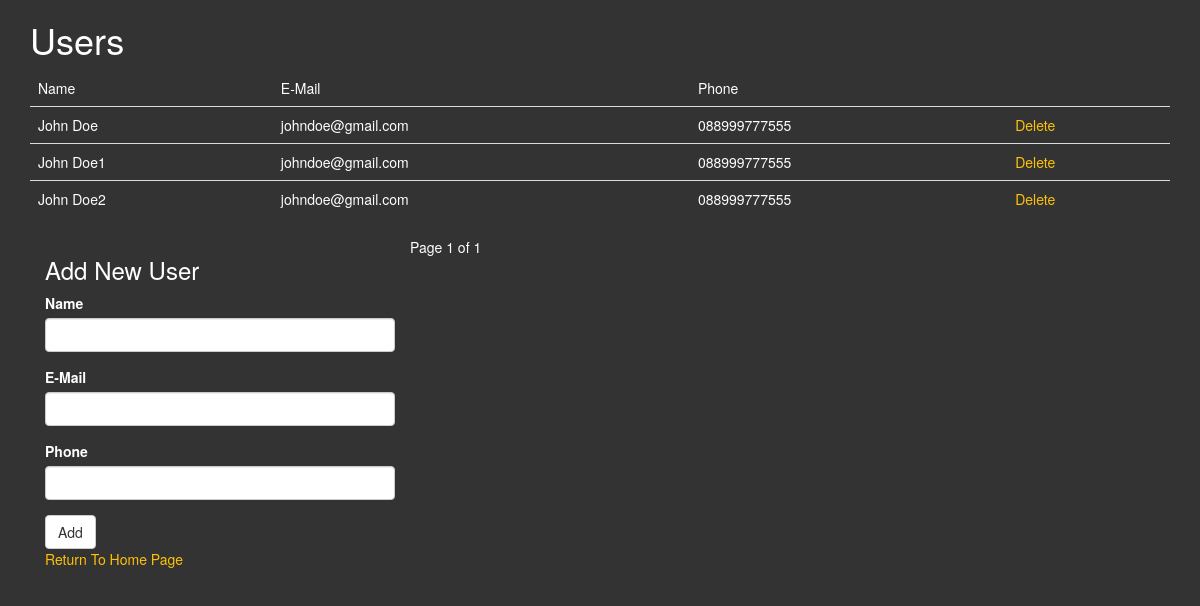
Screenshot of /users with the database file from the repository.
### main.py (models this page shows)
class User(db.Model):
    id = db.Column(db.Integer, primary_key=True)
    name = db.Column(db.String(50), unique=True, nullable=False)
    email = db.Column(db.String(30), nullable=False)
    phone = db.Column(db.String(20), nullable=False)

### main.py (the view, shortened to what this page needs)
@app.route("/users", methods=["GET", "POST"])
def users():
    all_users = db.session.query(User).all()
    page = request.args.get("page", 1, type=int)
    per_page = 3
    start = (page - 1) * per_page
    end = start + per_page
    total_pages = (len(all_users) + per_page - 1) // per_page
    items_on_page = all_users[start:end]
    form = Add()
    return render_template(
        "users.html",
        items_on_page=items_on_page,
        total_pages=total_pages,
        page=page,
        form=form,
    )

### forms.py
class Add(FlaskForm):
    name = StringField("Name", validators=[DataRequired("Please enter your name.")])
    email = StringField(
        "E-Mail", validators=[DataRequired("Please enter your email address.")]
    )
    phone = StringField("Phone", validators=[DataRequired("Please enter your phone.")])
    submit = SubmitField("Add")

### templates/users.html (shortened to what this page needs)
{% extends 'bootstrap/base.html' %}
{% import "bootstrap/wtf.html" as wtf %}
{% block styles %}
{{ super() }}
<link rel="stylesheet" type="text/css" href="{{url_for('static', filename='css/style.css')}}">
{% endblock %}
{% block content %}
<div class="container">
    <div class="row">
        <div class="col-sm-12">
            <h1>Users</h1>
            <table class="table">
                <thead>
                <td>Name</td>
                <td>E-Mail</td>
                <td>Phone</td>
                </thead>
                {% for user in items_on_page: %}
                <tr>
                    <td>{{ user.name }}</td>
                    <td>{{ user.email }}</td>
                    <td>{{ user.phone }}</td>
                    <td><a href="{{ url_for('delete', id=user.id) }}">Delete</a></td>
                </tr>
                {% endfor %}
            </table>
                <span> Page {{page}} of {{total_pages}} </span>
                <div class="col-sm-4">
                    <h3>Add New User</h3>
                    {{ wtf.quick_form(form, novalidate=True) }}
                </div>
        </div>
    </div>
 <div class="col-sm-12">
   <p>
     <a href="{{ url_for('home') }}">Return To Home Page</a>
    </p>
</div>
</div>
{% endblock %}

### static/style.css (style rules this page uses)
body { background-color: #333; color: white; }
a { color: #ffc107; }

### rows the page displays
User: name "John Doe", email "johndoe@gmail.com", phone "088999777555"
User: name "John Doe1", email "johndoe@gmail.com", phone "088999777555"
User: name "John Doe2", email "johndoe@gmail.com", phone "088999777555"

### other values shown
{{ page }} "1"
{{ total_pages }} "1"
